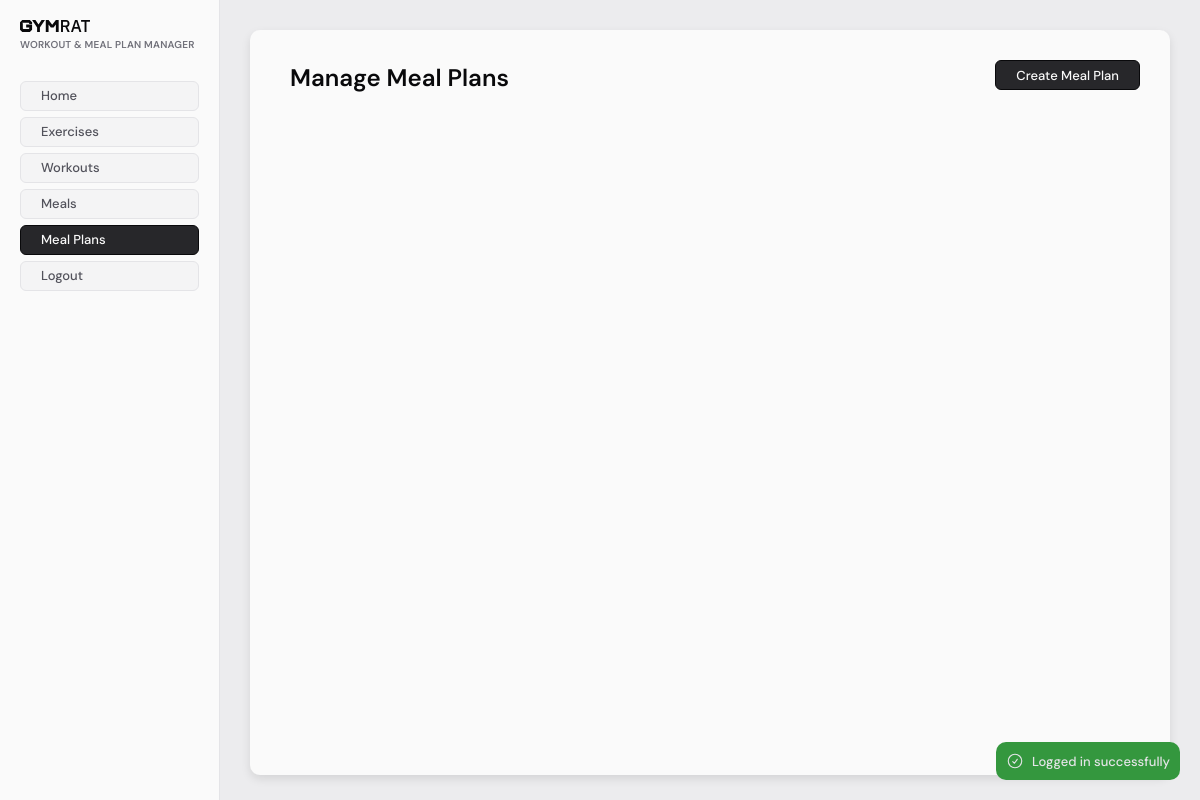
The app's page /staff/wnmp/meal-plans/index.php (signed in), older data.
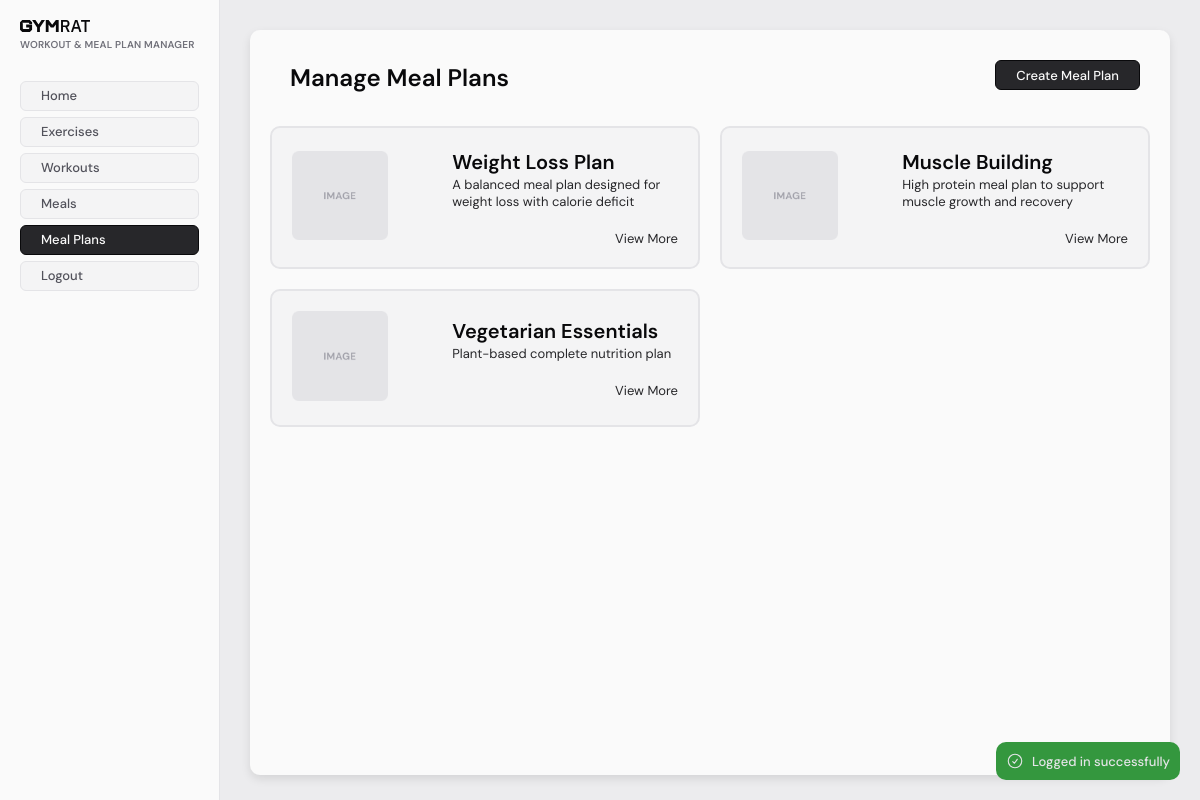
The same page, newer data.
### tables this page shows
CREATE TABLE `mealplans` (
  `id` int NOT NULL,
  `name` varchar(255) NOT NULL,
  `description` text,
  `duration` int NOT NULL COMMENT 'Duration in days',
  `created_at` timestamp NULL DEFAULT CURRENT_TIMESTAMP,
  `updated_at` timestamp NULL DEFAULT CURRENT_TIMESTAMP ON UPDATE CURRENT_TIMESTAMP
);

### src/staff/wnmp/pageconfig.php (called while the page is built)
<?php
$title = isset($pageTitle) ? $pageTitle : null;
$sidebarActive = isset($sidebarActive) ? $sidebarActive : null;
$pageConfig = [
    "title" => ($title ? $title . " | "  : "") . "Workout & Meal Plan Manager",
    "sidebar" => [
        "title" => "Workout & Meal Plan Manager",
        "links" => [
            ["text" => "Home", "href" => "/staff/wnmp/index.php"],
            ["text" => "Exercises", "href" => "/staff/wnmp/exercises/index.php"],
            ["text" => "Workouts", "href" => "/staff/wnmp/workouts/index.php"],
            ["text" => "Meals", "href" => "/staff/wnmp/meals/index.php"],
            ["text" => "Meal Plans", "href" => "/staff/wnmp/meal-plans/index.php"],
        ],
        "active" => $sidebarActive
    ],
];

### src/db/Database.php (called while the page is built, shortened)
<?php
class Database
{
    private static null|Database $instance = null;
    private $CONFIG = [
        "host" => "mysql_db",
        "username" => "root",
        "password" => "123456",
        "dbname" => "gymrat",
    ];
    private function __construct()
    {
        try {
            $this->conn = new PDO(
                "mysql:host=" . $this->CONFIG['host'] . ";dbname=" . $this->CONFIG['dbname'],
                $this->CONFIG['username'],
                $this->CONFIG['password']
            );
        } catch (PDOException  $e) {
            die("database connection failed: " . $e->getMessage());
        }
    }
    public static function get_conn()
    {
        if (!self::$instance) {
            self::$instance = new Database();
        }
        return self::$instance->conn;
    }
}

### src/db/Model.php (called while the page is built, shortened)
<?php
require_once __DIR__ . "/Database.php";
abstract class Model
{
    public function __construct()
    {
        $this->conn = Database::get_conn();
    }
}

### src/db/models/MealPlan.php (called while the page is built, shortened)
<?php
require_once __DIR__ . "/../Model.php";
require_once __DIR__ . "/MealPlanMeal.php";
class MealPlan extends Model
{
    protected $table = "mealplans";
    public function fill(array $data)
    {
        $this->id = $data['id'] ?? 0;
        $this->name = $data['name'] ?? "";
        $this->created_at = new DateTime($data['created_at'] ?? '');
    }
    private function get_meals(int $mealplan_id): array
    {
        $mealPlanMeal = new MealPlanMeal();
        $meals = $mealPlanMeal->get_by_mealplan_id($mealplan_id);
        $mealsArray = array_map(function($meal) {
            return [
                'id' => $meal->id,
                'mealplan_id' => $meal->mealplan_id,
                'meal_id' => $meal->meal_id,
                'edit_id' => $meal->id,
                'day' => $meal->day,
                'time' => $meal->time,
                'amount' => $meal->amount,
                'isUpdated' => $meal->isUpdated,
                'isDeleted' => $meal->isDeleted,
            ];
        }, $meals);
        usort($mealsArray, function($a, $b) {
            return $a['id'] <=> $b['id'];
        });
        return $mealsArray;
    }
    public function __sleep()
    {
        return ['id', 'name', 'description', 'duration', 'created_at', 'updated_at', 'meals'];
    }
    public function get_all(): array
    {
        $sql = "SELECT * FROM $this->table";
        $stmt = $this->conn->prepare($sql);
        $stmt->execute();
        $items = $stmt->fetchAll();
        return array_map(function ($item) {
            $mealPlan = new MealPlan();
            $mealPlan->fill(
                [
                    'id' => $item['id'],
                    'name' => $item['name'],
                    'description' => $item['description'],
                    'duration' => $item['duration'],
                    'created_at' => $item['created_at'],
                    'updated_at' => $item['updated_at'],
                    'meals' => $this->get_meals($item['id'])
                ]
            );
            return $mealPlan;
        }, $items);
    }
}

### src/db/models/MealPlanMeal.php (called while the page is built, shortened)
<?php
require_once __DIR__ . "/../Model.php";
class MealPlanMeal extends Model
{
    protected $table = "mealplan_meals";
    public function fill(array $data)
    {
        $this->id = $data['id'] ?? 0;
        $this->mealplan_id = $data['mealplan_id'] ?? 0;
        $this->meal_id = $data['meal_id'] ?? 0;
        $this->day = $data['day'] ?? "";
        $this->time = $data['time'] ?? "";
        $this->amount = $data['amount'] ?? 0;
        $this->isUpdated = $data['isUpdated'] ?? false;
        $this->isDeleted = $data['isDeleted'] ?? false;
    }
    public function get_by_mealplan_id(int $mealplan_id): array
    {
        $sql = "SELECT * FROM $this->table WHERE mealplan_id = :mealplan_id";
        $stmt = $this->conn->prepare($sql);
        $stmt->execute(['mealplan_id' => $mealplan_id]);
        $meals = $stmt->fetchAll();
        return array_map(function($meal) {
            return new MealPlanMeal($meal);
        }, $meals);
    }
}

### src/staff/includes/infocard.php (the view, shortened to what this page needs)
<?php
$defaultName = "";
$showImage = false;
$showExtend = false;
$showCreatedAt = true;
$extendTo = null;
$cards = null;
$isCardInList = false;
$defaultImage = "../../../uploads/default-images/infoCardDefault.png";
if (isset($infoCardConfig)) {
    if (isset($infoCardConfig['showImage'])) {
        $showImage = $infoCardConfig['showImage'];
    }
    if (isset($infoCardConfig['showExtend'])) {
        $showExtend = $infoCardConfig['showExtend'];
    }
    if (isset($infoCardConfig['extendTo'])) {
        $extendTo = $infoCardConfig['extendTo'];
    }
    if (isset($infoCardConfig['cards'])) {
        $cards = $infoCardConfig['cards'];
    }
    if (isset($infoCardConfig['showCreatedAt'])) {
        $showCreatedAt = $infoCardConfig['showCreatedAt'];
    }
}
if (!$isCardInList) {
    $newCards = [];
    foreach ($cards as $card) {
       if (isset($card->description)) {
           $description = $card->description;
           $wordLimit = 15;
           $descriptionWordsArray = explode(' ', $description);
           $descriptionFirstSegment = array_slice($descriptionWordsArray, 0, $wordLimit);
           $card->description = implode(' ', $descriptionFirstSegment) . (count($descriptionWordsArray) > $wordLimit ? '...' : '');
       }
        $newCards[] = [
            "id" => $card->id,
            "title" => $card->name ?? $defaultName . " #" . $card->id,
            "description" => $card->description ?? "",
            "image" => $card->image ?? null,
            "created_at" => $card->created_at ? $card->created_at->format('Y-m-d H:i:s') : null
        ];
    }
    $cards = $newCards;
}
?>
<div class="info-card-grid">
    <?php foreach ($cards as $card): ?>
        <div class="info-card">
            <?php if ($showImage): ?>
                <div>
                    <?php if ($card['image']): ?>
                        <img src="<?= $card['image'] ?>" alt="<?= $card['title'] ?>" class="info-card-img">
                    <?php else: ?>
                        <img src="<?= $defaultImage ?>" alt="Default" class="info-card-img">
                    <?php endif; ?>
                </div>
            <?php endif; ?>
            <div class="info-card-desc">
                <h2><?= ($card['title'] ?? $card['name']) ?></h2>
                <p><?= (isset($card['created_at']) && ($showCreatedAt)) ? "[ " . $card['created_at'] . " ] " : "" ?><?= $card['description'] ?></p>
                <?php if ($showExtend): ?>
                    <div class="info-card-ext">
                        <a href="<?= $extendTo ?>?id=<?= $card['id'] ?>">
                            View More
                        </a>
                    </div>
                <?php endif; ?>
            </div>
        </div>
    <?php endforeach; ?>
</div>

### src/staff/includes/header.php (shortened to what this page needs)
<?php
$pageStyles = [];
if (isset($pageConfig)) {
    $pageStyles = $pageConfig['styles'] ?? [];
}
?>
<!DOCTYPE html>
<html lang="en">
<head>
    <link rel="stylesheet" href="/staff/styles/globals.css">
    <link rel="stylesheet" href="/staff/styles/components.css">
    <?php
    foreach ($pageStyles as $style) {
        echo "<link rel='stylesheet' href='$style'/>";
    }
    ?>
</head>
<body>
    <?php require_once __DIR__ . "/../../alerts/view.php" ?>

### src/alerts/view.php (shortened to what this page needs)
<?php
$error_alert = $_SESSION['error'] ?? null;
$success_alert = $_SESSION['success'] ?? null;
$info_alert = $_SESSION['info'] ?? null;
?>
<?php if ($error_alert || $success_alert || $info_alert): ?>
    <div class="alert-wrapper">
        <?php if ($success_alert): ?>
            <div class="alert success" role="alert">
                <svg xmlns="http://www.w3.org/2000/svg" fill="none" viewBox="0 0 24 24" stroke-width="1.5" stroke="currentColor" class="size-6">
                    <path stroke-linecap="round" stroke-linejoin="round" d="M9 12.75 11.25 15 15 9.75M21 12a9 9 0 1 1-18 0 9 9 0 0 1 18 0Z" />
                </svg>
                <p><?= $success_alert ?></p>
            </div>
        <?php endif; ?>
    </div>
<?php endif; ?>

### src/staff/includes/sidebar.php (shortened to what this page needs)
<?php
$links = [];
$active = null;
$title = "User";
if (isset($pageConfig)) {
    if (isset($pageConfig['sidebar'])) {
        if (isset($pageConfig['sidebar']['active'])) {
            $active = $pageConfig['sidebar']['active'];
        }
        if (isset($pageConfig['sidebar']['links'])) {
            $links = $pageConfig['sidebar']['links'];
        }
        if (isset($pageConfig['sidebar']['title'])) {
            $title = $pageConfig['sidebar']['title'];
        }
    }
}
?>
<header class="sidebar">
    <h4><?php echo $title; ?></h4>
    <div class="links">
        <?php foreach ($links as $index => $link) : ?>
            <a href="<?php echo $link['href'] ?>" <?php echo $index === $active - 1 ? 'class="active"' : '' ?>><?php echo $link['text'] ?></a>
        <?php endforeach; ?>
        <a href="/staff/logout.php">Logout</a>
    </div>
</header>

### src/staff/wnmp/meal-plans/index.php (shortened to what this page needs)
<?php
$pageTitle = "Manage Meal Plans";
$sidebarActive = 5;
$menuBarConfig = [
    "title" => $pageTitle,
    "useLink" => true,
    "options" => [
        ["title" => "Create Meal Plan", "href" => "/staff/wnmp/meal-plans/create/index.php", "type" => "secondary"]
    ]
];
require_once "../../../db/models/MealPlan.php";
$mealPlans = [];
$mealPlanModel = new MealPlan();
try {
    $mealPlans = $mealPlanModel->get_all();
} catch (Exception $e) {
    redirect_with_error_alert("Failed to fetch meal plans: " . $e->getMessage(), "/staff/wnmp");
}
$infoCardConfig = [
    "showImage" => true,
    "showExtend" => true,
    "extendTo" => "/staff/wnmp/meal-plans/view/index.php",
    "cards" => $mealPlans,
    "showCreatedAt" => false
];
require_once "../pageconfig.php";
$pageConfig['styles'][] = "./meal-plans.css";
require_once "../../includes/header.php";
require_once "../../includes/sidebar.php";
?>
<main>
    <div class="staff-base-container">
        <?php require_once "../../includes/menubar.php"; ?>
        <div>
            <?php require_once "../../includes/infocard.php"; ?>
        </div>
    </div>
</main>
<?php require_once "../../includes/footer.php"; ?>

### src/staff/includes/menubar.php (shortened to what this page needs)
<?php
$title = "MenuBar";
$options = null;
$useLink = false;
if (isset($menuBarConfig)) {
    if (isset($menuBarConfig['title'])) {
        $title = $menuBarConfig['title'];
    }
    if (isset($menuBarConfig['options'])) {
        $options = $menuBarConfig['options'];
    }
    if (isset($menuBarConfig['useLink'])) {
        $useLink = $menuBarConfig['useLink'];
    }
}
?>
<div class="menu-bar">
    <div style="display: flex; align-items: center;">
        <h1 class="alt"><?= $title ?></h1>
    </div>
    <div style="display: flex; align-items: center; gap: 6px;">
        <?php if ($useLink && $options): ?>
            <?php foreach ($options as $option): ?>
                <a href="<?= $option['href'] ?>" class="staff-button <?= empty($option['type']) ? 'primary' : $option['type'] ?>">
                    <?= $option['title'] ?>
                </a>
            <?php endforeach; ?>
        <?php endif; ?>
    </div>
</div>

### src/staff/includes/footer.php (shortened to what this page needs)
</body>
</html>

### src/staff/styles/globals.css (style rules this page uses)
* { margin: 0; padding: 0; box-sizing: border-box; font-family: "DM Sans", sans-serif; font-optical-sizing: auto; }
:root { --color-zinc-50: #fafafa; --color-zinc-100: #f4f4f5; --color-zinc-150: #ececee; --color-zinc-200: #e4e4e7; --color-zinc-300: #d4d4d8; --color-zinc-400: #a1a1aa; --color-zinc-500: #71717a; --color-zinc-600: #52525b; --color-zinc-700: #3f3f46; --color-zinc-800: #27272a; --color-zinc-900: #18181b; --color-zinc-950: #09090b; --color-red: #d53a3a; --color-red-light: #f05050; --color-red-light-faded: #F0505040; --color-green: #34973e; --color-green-light: #42b34d; --color-green-light-faded: #42b34d40; font-size: 13px; }
body { background-color: var(--color-zinc-150); color: var(--color-zinc-800); display: flex; }
main { padding: 20px; display: flex; min-height: 100vh; flex: 1; }
a { color: inherit; text-decoration: none; }

### src/staff/styles/components.css (style rules this page uses)
h1 { font-size: 20px; line-height: 26px; font-weight: 600; color: var(--color-zinc-950); }
h1.alt { font-size: 24px; line-height: 32px; }
h2 { font-size: 20px; line-height: 28px; font-weight: 600; color: var(--color-zinc-950); }
.sidebar { display: flex; flex-direction: column; width: 220px; flex-shrink: 0; padding: 20px; background-color: var(--color-zinc-50); border-right: 1px solid var(--color-zinc-200); height: 100vh; position: sticky; top: 0; overflow: auto; }
.sidebar svg { margin-bottom: 6px; color: var(--color-zinc-950); }
.sidebar h4 { font-size: 10px; font-weight: 600; color: var(--color-zinc-500); text-transform: uppercase; letter-spacing: 0.2px; }
.sidebar .links { display: flex; flex-direction: column; margin-top: 30px; }
.sidebar a { height: 30px; padding: 0 20px; font-weight: 500; color: var(--color-zinc-600); background-color: var(--color-zinc-100); border: 1px solid var(--color-zinc-200); border-radius: 6px; margin-bottom: 6px; display: flex; align-items: center; }
.sidebar a.active { background-color: var(--color-zinc-800); color: var(--color-zinc-50); border-color: var(--color-zinc-950); }
.staff-base-container { background-color: var(--color-zinc-50); margin: 10px; padding: 20px; border-radius: 10px; width: 99% !important; box-shadow: 0 4px 10px rgba(0, 0, 0, 0.1); min-height: 98%; }
.staff-button { height: 30px; padding: 0 20px; font-weight: 500; border-radius: 6px; margin-bottom: 6px; display: flex; align-items: center; text-align: center; cursor: pointer; transition: background-color 0.6s; }
.staff-button.secondary { background-color: var(--color-zinc-800); color: var(--color-zinc-50); border: 1px solid var(--color-zinc-950); }
.alert-wrapper { display: flex; flex-direction: column; gap: 10px; position: fixed; bottom: 0; right: 0; padding: 20px; z-index: 99999999; width: 100%; max-width: 400px; align-items: end; }
.alert { display: flex; font-weight: 500; width: max-content; max-width: 100%; padding: 10px; border-radius: 10px; gap: 8px; cursor: pointer; align-items: center; }
.alert svg { width: 18px; height: 18px; flex-shrink: 0; }
.alert.success { background-color: var(--color-green); color: var(--color-zinc-200); }

### src/staff/includes/menubar.php (style rules this page uses)
.menu-bar { display: flex; align-items: center; margin: 10px 10px 30px 10px; justify-content: space-between; }
.menu-bar h1 { margin-left: 10px; }

Row changes from the older to the newer data that the page shows:
added mealplans: name "Weight Loss Plan", description "A balanced meal plan designed for weight loss with calorie deficit"
added mealplans: name "Muscle Building", description "High protein meal plan to support muscle growth and recovery"
added mealplans: name "Vegetarian Essentials", description "Plant-based complete nutrition plan"
